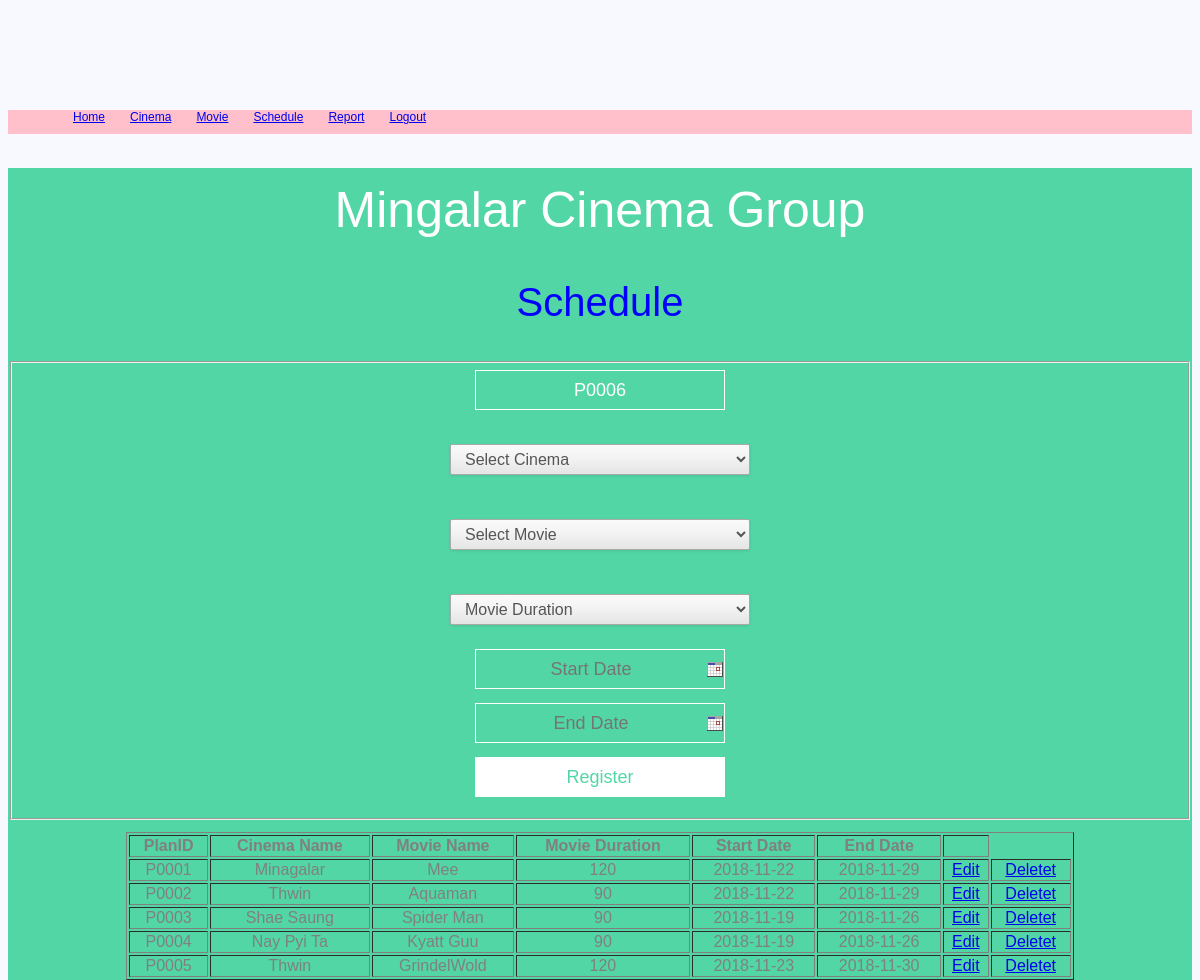
/mingalar_cinema_web/aschedule.php, run on the app's committed database.
### tables this page shows
CREATE TABLE `plan` (
  `planid` varchar(10) NOT NULL,
  `cinemaid` varchar(5) NOT NULL,
  `movieid` varchar(5) NOT NULL,
  `movielength` int(11) DEFAULT NULL,
  `startdate` date DEFAULT NULL,
  `enddate` date DEFAULT NULL,
  `adminid` varchar(5) DEFAULT NULL
);

CREATE TABLE `cinema` (
  `cinemaid` varchar(5) NOT NULL,
  `cinemaname` varchar(30) NOT NULL,
  `cinemalocation` varchar(30) NOT NULL
);

CREATE TABLE `movie` (
  `movieid` varchar(5) NOT NULL,
  `moviename` varchar(20) NOT NULL,
  `movietype` varchar(10) NOT NULL,
  `moviephoto` varchar(200) NOT NULL,
  `moviedes` varchar(300) DEFAULT NULL
);

### mingalar_cinema_web/aschedule.php (the view, shortened to what this page needs)
<!DOCTYPE HTML5>
<html>
<head>
	<link href="style.css" rel="stylesheet" type="text/css" />
	<link rel="stylesheet" type="text/css" href="tcal.css" />
	<link href="style.css" rel="stylesheet" type="text/css" />
	</head>
<body>
     <div id="nav_bar">
        <ul>
			<li><a href="ahome.php">Home</a></li>
            <li><a href="acinema.php">Cinema</a></li>
            <li><a href="amovie.php">Movie</a></li>
			<li><a href="aschedule.php">Schedule</a></li>
            <li><a href="report.php">Report</a></li>
			<li><a href="logout.php">Logout</a></li>
       </ul>
     </div>
	<div id="schedule">
	<div>
	<center>
			<h1>Mingalar Cinema Group</h1>
			<h2>Schedule</h2>
		<form id="aschedule" method="POST">
		<fieldset>
	<?php
			include_once 'connection.php';
			$query="Select MAX(planid) as pid  from plan";
				$result = mysqli_query ($connection, $query);
				$rows = mysqli_num_rows($result);
				if($rows >= 0)
				{
				$row_num = mysqli_fetch_array($result);
				$pid = $row_num["pid"];
					$maxid = $pid;
					$newid = substr($maxid, 1)+1;
					$pid = "P".str_pad($newid, 4, '0', STR_PAD_LEFT);
				}
				else { $mid= "P0001"; }
	?>
		<table>
			<tr><td> <input type="text" name="plan" value="<?php echo $pid; ?>" readonly/> </td></tr>
			<tr><td>
				<select name="cinema">
				<option>Select Cinema </option>
				</select> </td></tr>
			<tr><td>
			<select name="movie">
				<option>Select Movie </option>
			</select> </td></tr>
			<tr><td>
			<select name="mlength">
				<option> Movie Duration </option>
			</select> </td></tr>
			<tr><td><input type="text" name="sdate" class="tcal" value="" placeholder="Start Date" /> </td></tr>
			<tr><td><input type="text" name="edate" class="tcal" value="" placeholder="End Date" /> </td></tr>
            <tr><td> <input type="submit" value="Register" name="register"/> </td></tr>
		</table>
		</fieldset>
		</form>
	</center>
	</div>
	<div>
	<center>
	<form method="POST">
		<table id="schedulelist" border="1">
                <tr>
                    <th> PlanID </th>
                    <th> Cinema Name </th>
					<th> Movie Name </th>
                    <th> Movie Duration </th>
					<th> Start Date </th>
					<th> End Date </th>
					<th> </br> </th>
                </tr>
		<?php
                include 'connection.php';
				$sql = "select planid,cinemaname,moviename,movielength,startdate,enddate from plan p, cinema c, movie m where c.cinemaid=p.cinemaid and p.movieid=m.movieid ";
				$result = mysqli_query($connection,$sql);
				$num_rows = mysqli_num_rows($result);
			for($i=0; $i<$num_rows; $i++){
				$row=mysqli_fetch_assoc($result);
		?>
				<tr>
					<td> <?php echo $row["planid"]; ?> </td>
					<td> <?php echo $row["cinemaname"]; ?> </td>
					<td> <?php echo $row["moviename"]; ?> </td>
					<td> <?php echo $row["movielength"]; ?> </td>
					<td> <?php echo $row["startdate"]; ?> </td>
					<td> <?php echo $row["enddate"]; ?> </td>
					<td><a href="schedule_edit.php?planid=<?php echo $row["planid"];?>&cname=<?php echo $row["cinemaname"]; ?>
					&mname=<?php echo $row["moviename"]; ?>&mlength=<?php echo  $row["movielength"]; ?>&sdate=<?php echo  $row["startdate"]; ?>&edate=<?php echo  $row["enddate"]; ?>">Edit</a></td>
					<td><a href="schedule_delete.php?pid=<?php echo $row["planid"];?>">Deletet</a></td>
				</tr>
		<?php
				}
		?>
        </table>
	</form>
	</center>
	</div>
</div>
</body>

### mingalar_cinema_web/style.css (style rules this page uses)
html { background-color: ghostwhite; font-size:medium; }
body { font-size: 12px; line-height: 1.3; font-family: Arial, Helvetica, Sans-Serif; color: #ccc; height: 700px; }
table { border-collapse: 1px; width: 80%; }
td,th { text-align:center; color:gray; }
#nav_bar ul li { float: left; display: inline; padding-left: 25px; }
#nav_bar { width: auto; height: 24px; background-color:pink; margin-top:110px; }
#login, #signup, #cinema, #chome, #schedule, #movie, #report, #show_now, #cinvoice, #seat_form, #booking,#staff { background-color: rgb(82,214,165); margin-bottom:130px; float:center; }
h1 { color:white; font-family: "Comic Sans MS", "Arial"; font-weight: normal; font-size:50px; padding-top:10px; }
h2 { color:blue; font-family: "Comic Sans MS", "Arial"; font-weight: normal; font-size:40px; }
input[type="text"], input[type="password"], input[type="number_format"], input[type="email"] { width:250px; height:40px; border:1px solid white; color:white; font-size:18px; background-color:rgb(82,214,165); margin-bottom:10px; border-radious:3px; text-align:center; }
select { -webkit-appearance: button; -webkit-border-radius: 2px; -webkit-box-shadow: 0px 1px 3px rgba(0, 0, 0, 0.1); -webkit-padding-end: 20px; -webkit-padding-start: 2px; -webkit-user-select: none; background-image: url(http://i62.tinypic.com/15xvbd5.png), -webkit-linear-gradient(#FAFAFA, #F4F4F4 40%, #E5E5E5); background-position: 97% center; background-repeat: no-repeat; border: 1px solid #AAA; color: #555; font-size: inherit; margin: 20px; overflow: hidden; padding: 5px 10px; text-overflow: ellipsis; white-space: nowrap; width: 300px; }
input[type="submit"] { width:250px; height:40px; text-algin:center; border:1px solid white; color:white; font-size:18px; background-color:white; margin-bottom:10px; border-radious:3px; cursor:pointer; color:rgb(82,214,165); }

### mingalar_cinema_web/tcal.css (style rules this page uses)
.tcalInput { background: url('img/cal.gif') 100% 50% no-repeat; padding-right: 20px; cursor: pointer; }

### data on the page
plan: planid "P0001", cinemaid.cinemaname "Minagalar", movieid.moviename "Mee", movielength "120", startdate "2018-11-22", enddate "2018-11-29"
plan: planid "P0002", cinemaid.cinemaname "Thwin", movieid.moviename "Aquaman", movielength "90", startdate "2018-11-22", enddate "2018-11-29"
plan: planid "P0003", cinemaid.cinemaname "Shae Saung", movieid.moviename "Spider Man", movielength "90", startdate "2018-11-19", enddate "2018-11-26"
plan: planid "P0004", cinemaid.cinemaname "Nay Pyi Ta", movieid.moviename "Kyatt Guu", movielength "90", startdate "2018-11-19", enddate "2018-11-26"
plan: planid "P0005", cinemaid.cinemaname "Thwin", movieid.moviename "GrindelWold", movielength "120", startdate "2018-11-23", enddate "2018-11-30"
